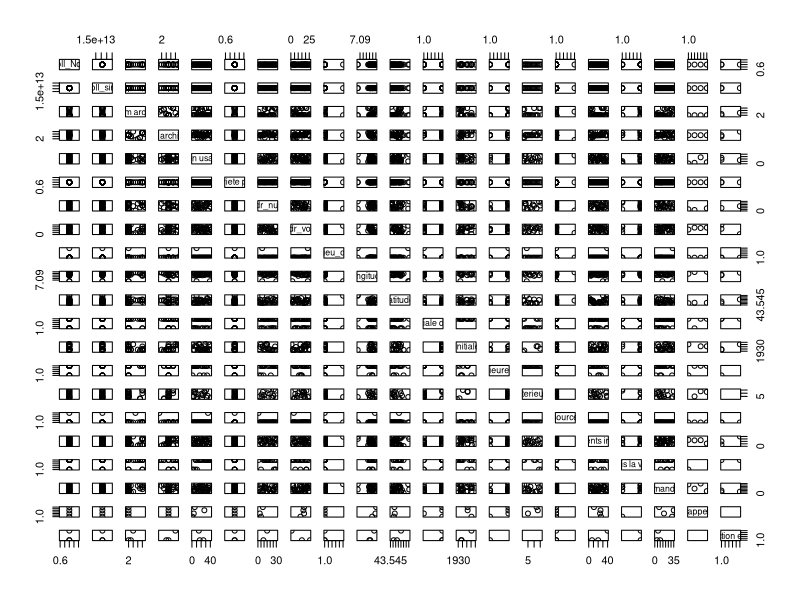
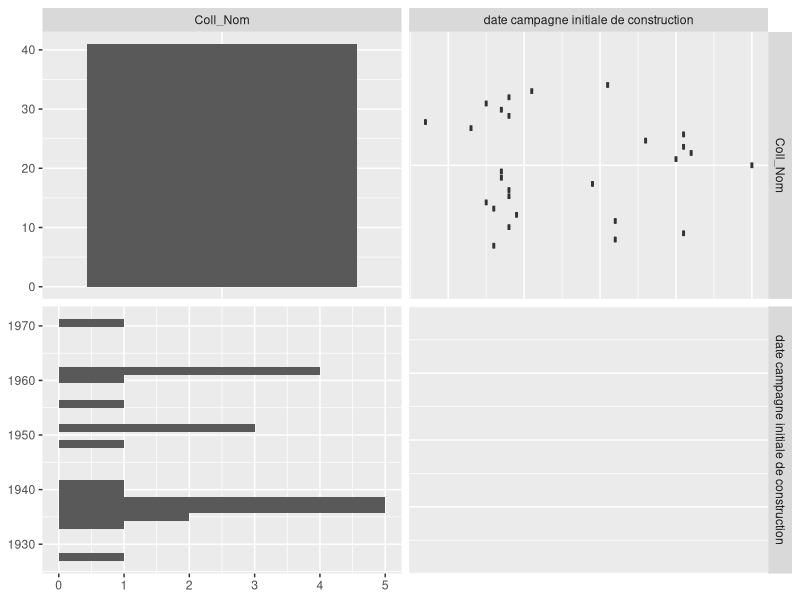
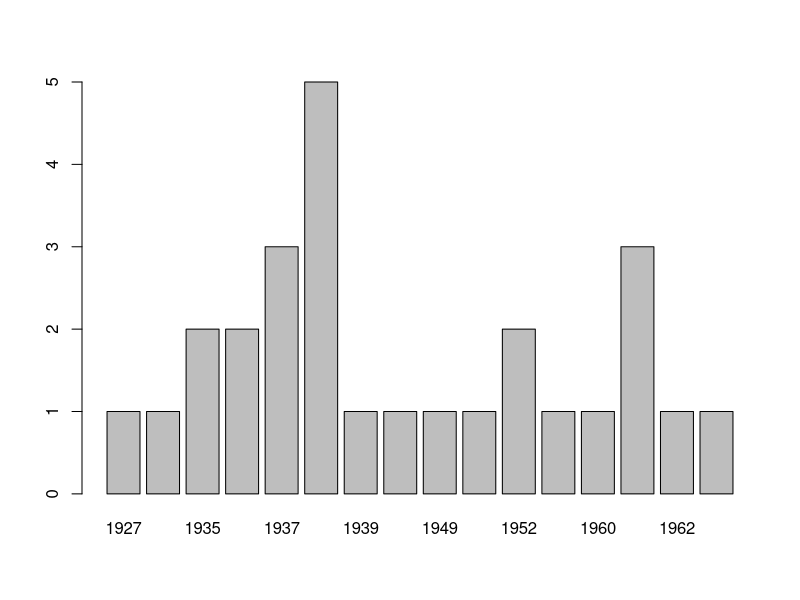
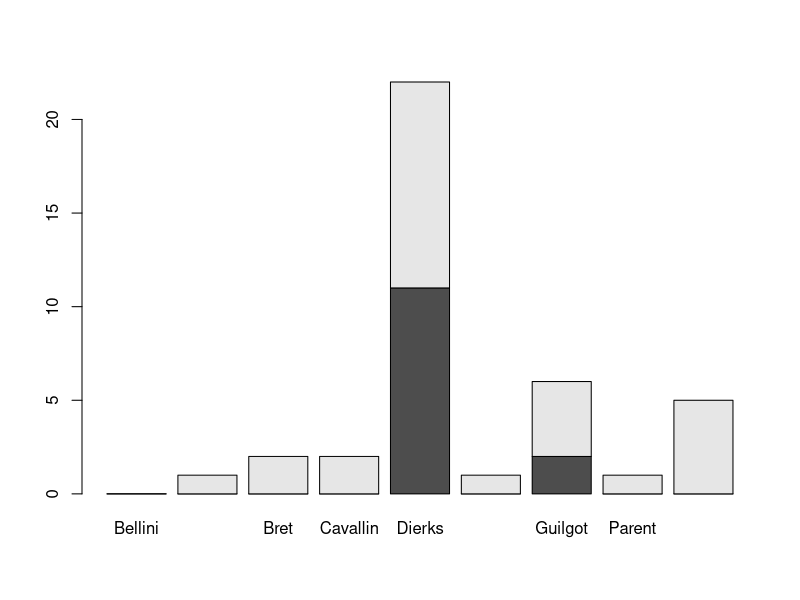
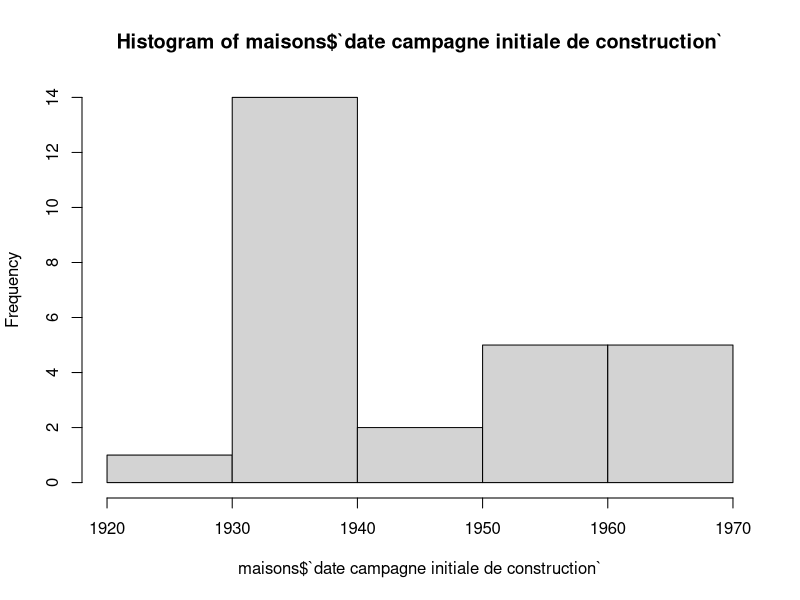
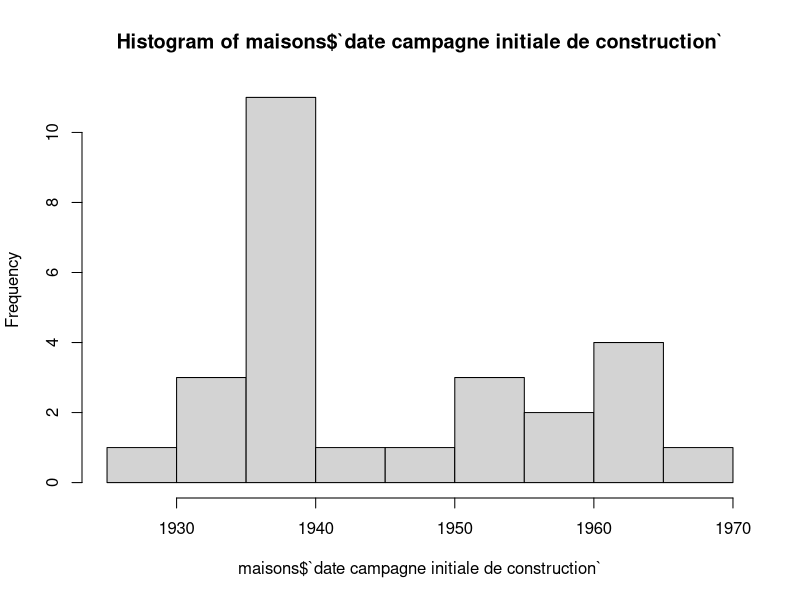
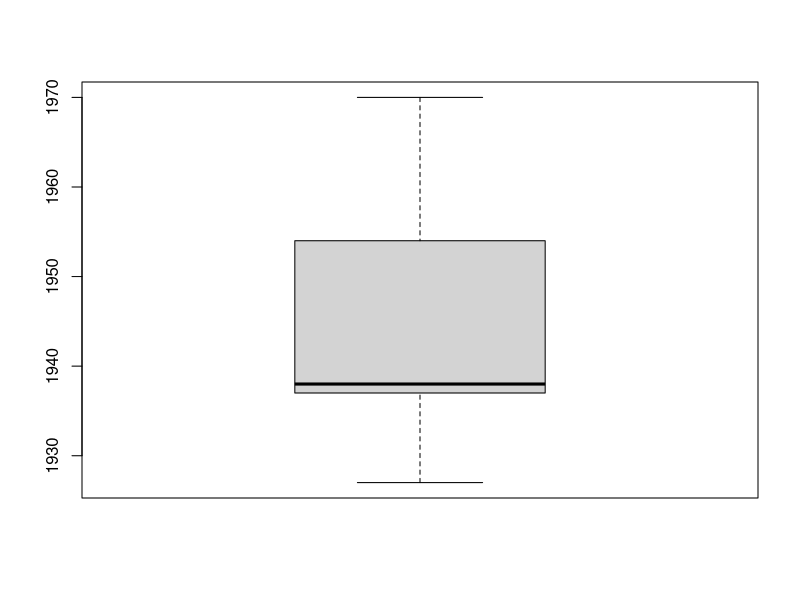
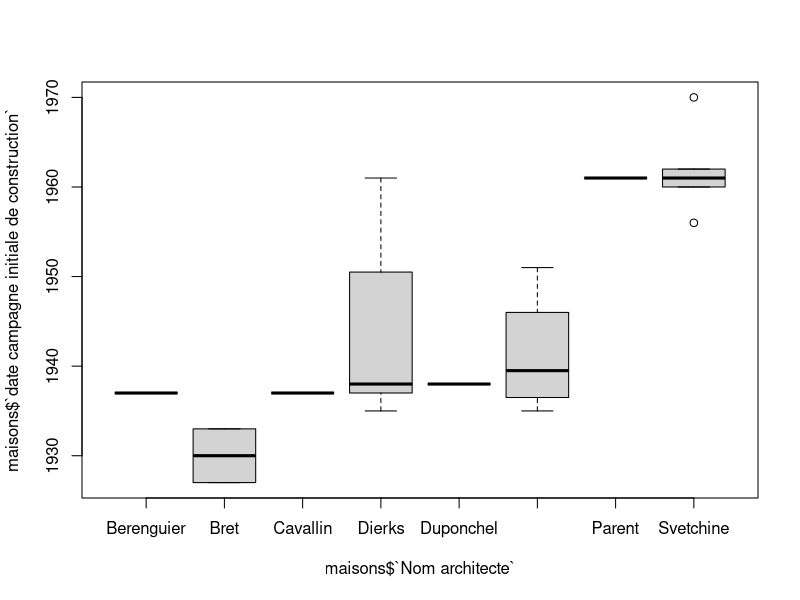

Reproduce these figures in R, in order.
library(tidyverse)

#LOAD  ------------------------------------------------------------------
list.files()
maisons <- read_csv("antibes_architectes.csv")

#EXPLORE ---------------------------------------------------------------

glimpse(maisons) #glimpse
names(maisons) #get all names of cols
str(maisons) #get all types of cols
summary(maisons) #get data summary (length, min, max, etc...)
colSums(is.na(maisons)) #count missing values
plot(maisons)

#GGally for numeric data exploration (not useful in our case)
install.packages("GGally")          
library("GGally")                   
maisons %>%
  select(Coll_Nom,`date campagne initiale de construction`) %>%
  ggpairs(maisons)

#Base R table and bar chart
table(maisons$`date campagne initiale de construction`)
barplot(table(maisons$`date campagne initiale de construction`))

table(maisons$`campagne initiale de construction`, maisons$`Nom architecte`)
barplot(table(maisons$`campagne initiale de construction`, maisons$`Nom architecte`))

#Hist & boxplot
hist(maisons$`date campagne initiale de construction`)
hist(maisons$`date campagne initiale de construction`, breaks = 15)
boxplot(maisons$`date campagne initiale de construction`)
boxplot(maisons$`date campagne initiale de construction`~ maisons$`Nom architecte`)

# Warning : 
# The ggplot default for histograms is to use right-closed intervals, 
# whereas the default for hist(...) is left closed intervals. 
# Also, ggplot uses a different algorithm for calculating the x-axis breaks 
# and limits.

#CLEAN ------------------------------------------------------------------

#clean cols
maisons2 <- 
  maisons %>%
  select(2,13) %>% #remove other col
  rename("siret" = 1 , "date_construction" = 2) #rename col by position

#rename col with pure R
colnames(maisons2) = c("siret", "date_construction")

# Remove NA 
maisons2 %>% 
  filter(!is.na(date_construction)) %>% #remove NA from col 
  print()
         
#Better way to remove NA
maisons2 %>%
  drop_na(date_construction)

#Saving csv -----------------------------------------------------------------
maisons2 %>%
  write_csv("maisons_data") 

#Total load & cleaning ------------------------------------------------------
maisons <- read_csv("antibes_architectes.csv")
maisons2 <- 
  maisons %>%
  select(2,13) %>% #remove other col
  rename("siret" = 1 , "date_construction" = 2) %>% #rename col by position
  drop_na(date_construction) %>%
  write_csv("maisons_data") %>%
  print()

#ANALYZE -------------------------------------------------------------------
a1 <- 
  maisons2 %>%
  count(date = date_construction) %>% #count by date
  mutate(période = cut(date, breaks = c(1930, 1950,1975,2000), labels = c("1930-1950","1950-1975","1975-2000"))) #bin in periods

g1 <- 
a1 %>%
ggplot(aes(x = période, y = n)) +
  geom_col()
print(g1)

g2 <-           
a1 %>%
  ggplot(aes(x = date, y = n)) +
  geom_col()
print(g2)

g3 <-           
  a1 %>%
  ggplot(aes(x = date)) +
  geom_histogram(bins = 15)
print(g3)



  